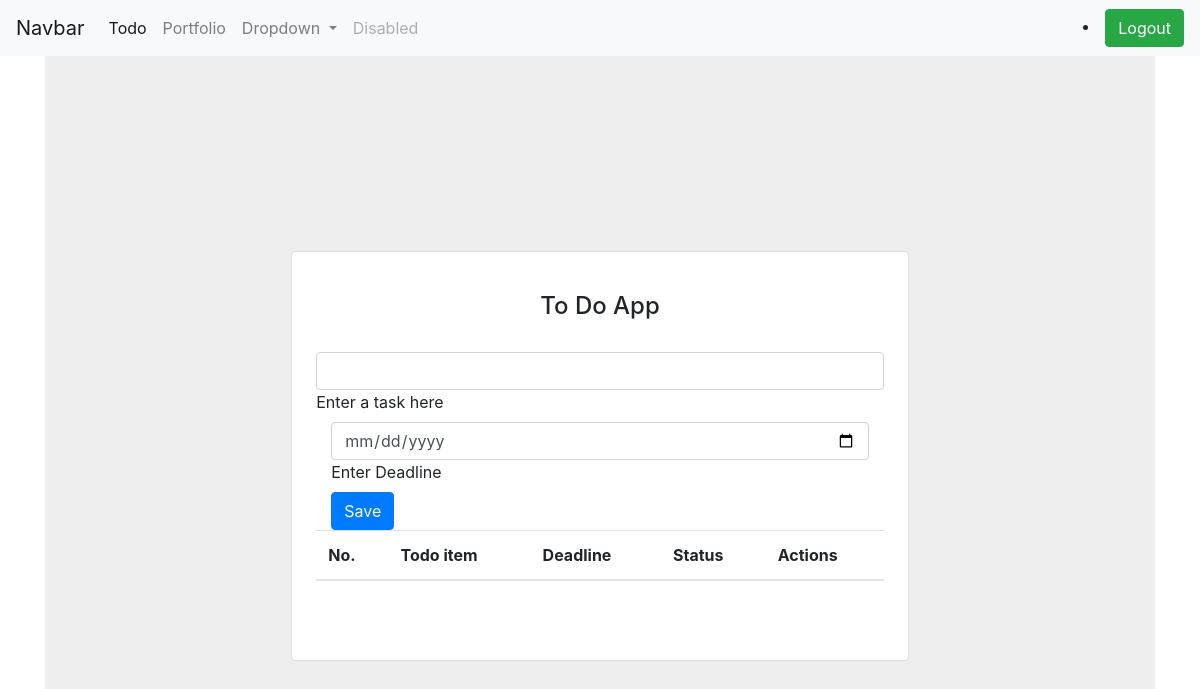
The page /todo_list (signed in) on the database as committed earlier.
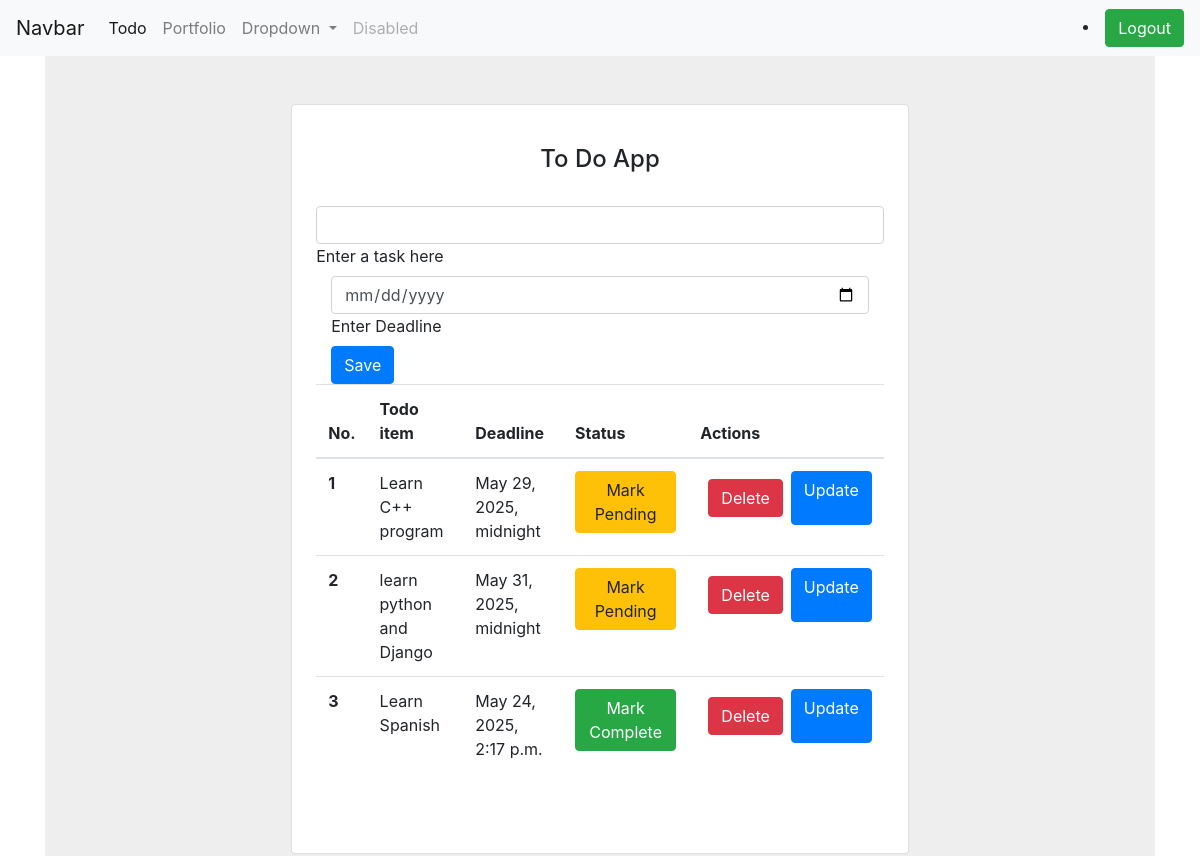
The same page on the database as committed later.
### todoapp/models.py (models this page shows)
class Todo(models.Model):
    title=models.CharField(max_length=200)
    date=models.DateTimeField(auto_now_add=True)
    is_completed=models.BooleanField(default=False)
    user=models.ForeignKey(User,on_delete=models.CASCADE)

### todoapp/views.py (the view, shortened to what this page needs)
# urls.py: path('todo_list',views.todo_list,name='todo_list'),
def todo_list(request):
    todos=Todo.objects.filter(user=request.user)
    if request.GET.get('filter') == 'completed':
        todos = todos.filter(is_completed=True)
    context={
        'todos': todos,
        'page': 'todo_list'
    }
    return render(request,'todoapp/todo.html',context)

### todoapp/templates/todoapp/todo.html (shortened to what this page needs)
{% extends 'base.html' %}
{% load static %}
{% block start %}
<section class="vh-100" style="background-color: #eee;">
  <div class="container py-5 h-100">
    <div class="row d-flex justify-content-center align-items-center h-100">
      <div class="col col-lg-9 col-xl-7">
        <div class="card rounded-3">
          <div class="card-body p-4">
            <h4 class="text-center my-3 pb-3">To Do App</h4>
            <form method="post" class="row row-cols-lg-auto g-3 justify-content-center align-items-center mb-4 pb-2" enctype="multipart/form-data">
              <div class="col-12">
                <div data-mdb-input-init class="form-outline">
                  <input type="text" name="title" id="form1" class="form-control" />
                  <label class="form-label" for="form1">Enter a task here</label>
                </div>
                <div class="col-12">
                <div data-mdb-input-init class="form-outline">
                  <input type="date" name="date" id="form2" class="form-control" />
                  <label class="form-label" for="form2">Enter Deadline</label>
                </div>
              </div>
              <div class="col-12">
                <button type="submit" data-mdb-button-init data-mdb-ripple-init class="btn btn-primary">Save</button>
              </div>
            </form>
            <table class="table mb-4">
              <thead>
                <tr>
                  <th scope="col">No.</th>
                  <th scope="col">Todo item</th>
                  <th scope="col">Deadline</th>
                  <th scope="col">Status</th>
                  <th scope="col">Actions</th>
                </tr>
              </thead>
              <tbody>
                <tr>
                    {% for todo in todos %}
                    <th scope="row">{{ forloop.counter }}</th>
                    <td>{{ todo.title }}</td>
                    <td>{{ todo.date }}</td>
                    <td>
                     <a href="{% url 'complete_todo' todo.id %}" class="btn {% if todo.is_completed %}btn-warning{% else %}btn-success{% endif %}">
      {% if todo.is_completed %}Mark Pending{% else %}Mark Complete{% endif %}
    </a>
                 <td>
  <div class="d-flex gap-5">
   <form method="POST" action="{% url 'delete_todo' todo.id %}" >
                                  <button type="submit" class="btn btn-danger m-2">Delete</button>
                                </form>
    <a href="{% url 'update_todo' todo.id %}" class="btn btn-primary">Update</a>
  </div>
</td>
                </tr>
                {% endfor %}
              </tbody>
            </table>
          </div>
        </div>
      </div>
    </div>
  </div>
</section>
{%endblock %}

### todoapp/templates/base.html (shortened to what this page needs)
<!doctype html>
<html lang="en">
  <head>
    <link rel="stylesheet" href="https://cdn.jsdelivr.net/npm/bootstrap@4.4.1/dist/css/bootstrap.min.css">
  </head>
  <body>
    <nav class="navbar navbar-expand-lg navbar-light bg-light">
  <a class="navbar-brand" href="#">Navbar</a>
  <div class="collapse navbar-collapse" id="navbarSupportedContent">
    <ul class="navbar-nav mr-auto">
      <li class="nav-item active">
        <a class="nav-link" href="{% url 'todo_list' %}">Todo <span class="sr-only">(current)</span></a>
      </li>
      <li class="nav-item">
        <a class="nav-link" href="{% url 'index' %}">Portfolio</a>
      </li>
      <li class="nav-item dropdown">
        <a class="nav-link dropdown-toggle" href="#" id="navbarDropdown" role="button" data-toggle="dropdown" aria-haspopup="true" aria-expanded="false">
          Dropdown
        </a>
      </li>
      <li class="nav-item">
        <a class="nav-link disabled" href="#" tabindex="-1" aria-disabled="true">Disabled</a>
      </li>
    </ul>
    <li class="nav-item">
              {% if user.is_authenticated %}
                <a href="{% url 'logout_page' %}" class="btn btn-success" type="submit">Logout</a>
              {% else %}
                <a class="btn btn-success" href="{% url 'login_page' %}">Login</a>
                {% endif %}
            </li>
</nav>
    <div class="container">
        {% block start %}{% endblock %}
    </div>
  </body>
</html>

Rows that differ between the two databases and show on the page:
added Todo: title "Learn C++ program", date "May 29, 2025, midnight", is_completed "Mark Pending"
added Todo: title "learn python and Django", date "May 31, 2025, midnight", is_completed "Mark Pending"
added Todo: title "Learn Spanish", date "May 24, 2025, 2:17 p.m.", is_completed "Mark Complete"
